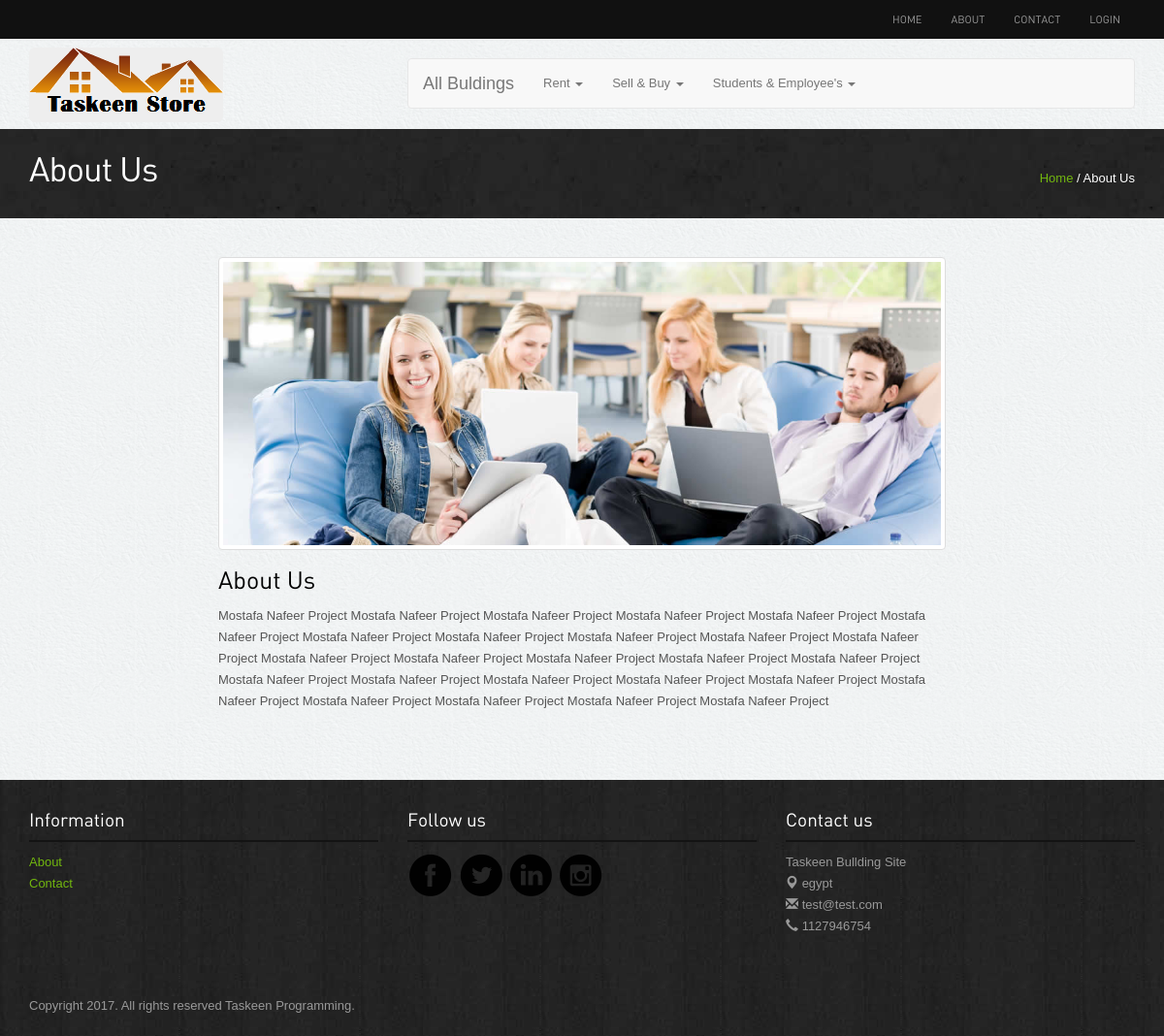
Page /about.php on the committed database.
### tables this page shows
CREATE TABLE `categouries` (
  `id` int(11) NOT NULL,
  `name` varchar(255) NOT NULL
);

CREATE TABLE `sitesetting` (
  `id` int(11) NOT NULL,
  `slug` varchar(50) NOT NULL,
  `nameSetting` varchar(50) NOT NULL,
  `value` text NOT NULL,
  `type` tinyint(4) NOT NULL,
  `created_at` timestamp NOT NULL DEFAULT '0000-00-00 00:00:00',
  `updated_at` timestamp NOT NULL DEFAULT '0000-00-00 00:00:00'
);

### init.php (called while the page is built)
<?php
    include "connect.php";
    include "includes/functions/functions.php";
    include "includes/templates/header.php";
?>

### includes/functions/functions.php (called while the page is built, shortened)
<?php
   function getAllFrom($field, $table, $where = null, $and = null, $orderField = 'id', $ordering = 'ASC', $limit = null)
   {
      global $conn;
      $stmt = $conn->prepare("SELECT $field FROM $table $where $and ORDER BY $orderField $ordering $limit");
      $stmt->execute();
      $all = $stmt->fetchAll();
      return $all;
   }
   function getSetting($settingName = 'siteName')
   {
      global $conn;
      $stmt = $conn->prepare("SELECT value FROM sitesetting WHERE nameSetting = '$settingName'");
      $stmt->execute();
      $all = $stmt->fetch();
      return $all[0];
   }
?>

### about.php (the view, shortened to what this page needs)
<?php include'init.php';?>
<div class="inside-banner">
	<div class="container">
		<span class="pull-right"><a href="#">Home</a> / About Us</span>
		<h2>About Us</h2>
	</div>
</div>
<div class="container">
	<div class="spacer">
		<div class="row">
			<div class="col-lg-8 col-lg-offset-2">
				<img alt="realestate" class="img-responsive thumbnail" src="images/about.jpg">
				<h3>About Us</h3>
				<p><?php echo getSetting('siteDesc');?></p>
			</div>
		</div>
	</div>
</div>
<?php include'includes/templates/footer.php';?>

### includes/templates/header.php (shortened to what this page needs)
<!DOCTYPE html>
<html lang="en">
<head>
    <link rel="stylesheet" href="assets/bootstrap/css/bootstrap.css" />
    <link rel="stylesheet" href="assets/owl-carousel/owl.carousel.css">
    <link rel="stylesheet" href="assets/owl-carousel/owl.theme.css">
    <link rel="stylesheet" type="text/css" href="assets/slitslider/css/style.css" />
    <link rel="stylesheet" type="text/css" href="assets/slitslider/css/custom.css" />
    <link rel="stylesheet" type="text/css" href="assets/css/sweetalert.css" />
    <link rel="stylesheet" href="assets/css/select2.min.css"/>
    <link rel="stylesheet" href="assets/css/reset.css"/>
    <link rel="stylesheet" href="assets/css/card.css"/>
    <link rel="stylesheet" href="assets/css/AdminLTE.min.css"/>
    <link rel="stylesheet" href="assets/css/styles.css"/>
</head>
<body>
    <div class="navbar-wrapper">
        <div class="navbar-inverse" role="navigation">
            <div class="container">
                <div class="navbar-collapse  collapse">
                    <ul class="nav navbar-nav navbar-right">
                        <li><a href="index.php">Home</a></li>
                        <li><a href="about.php">About</a></li>
                        <li><a href="contact.php">Contact</a></li>
                        <?php if (isset($_SESSION['user_mail'])): ?>
                           <li><a href="buldings.php">Add Free Bullding</a></li>
                           <li><a href="profile.php">profile</a></li>
                           <li><a href="logout.php">logout</a></li>
                        <?php else: ?>
                           <li><a href="#" data-target="#loginpop" data-toggle="modal">Login</a></li>
                        <?php endif; ?>
                    </ul>
                </div>
            </div>
        </div>
    </div>
    <div class="container">
        <div class="row">
            <div class="col-md-4">
              <img src="images/taskeen.png" alt="" class="img-rounded" style="margin-top: 9px;">
            </div>
            <div class="col-md-8">
                <nav class="navbar navbar-default" style="margin-top: 20px;">
                    <div class="container-fluid">
                        <div class="navbar-header">
                             <a class="navbar-brand" href="buysalerent.php">All Buldings</a>
                        </div>
                        <div class="collapse navbar-collapse" id="bs-example-navbar-collapse-1">
                            <ul class="nav navbar-nav">
                                <?php
                                $cats = getAllFrom('*', 'categouries', null, null, 'name', 'ASC', null);
                                foreach ($cats as $cat): ?>
                                    <li class="dropdown">
                                        <a href="#" class="dropdown-toggle" data-toggle="dropdown" role="button" aria-haspopup="true" aria-expanded="false"><?php echo $cat['name'] ?> <span class="caret"></span></a>
                                    </li>
                                <?php endforeach; ?>
                            </ul>
                        </div>
                    </div>
                </nav>
            </div>
        </div>
    </div>

### includes/templates/footer.php (shortened to what this page needs)
<div class="footer">
   <div class="container">
      <div class="row">
         <div class="col-lg-4 col-sm-3">
            <h4>Information</h4>
            <ul class="row">
               <li class="col-lg-12 col-sm-12 col-xs-3"><a href="about.php">About</a></li>
               <li class="col-lg-12 col-sm-12 col-xs-3"><a href="contact.php">Contact</a></li>
            </ul>
         </div>
            <div class="col-lg-4 col-sm-3">
               <h4>Follow us</h4>
               <a href="<?php echo getSetting('facebook');?>"><img src="images/facebook.png" alt="facebook"></a>
               <a href="<?php echo getSetting('twitter');?>"><img src="images/twitter.png" alt="twitter"></a>
               <a href="<?php echo getSetting('linkedin');?>"><img src="images/linkedin.png" alt="linkedin"></a>
               <a href="<?php echo getSetting('instgram');?>"><img src="images/instagram.png" alt="instagram"></a>
            </div>
            <div class="col-lg-4 col-sm-3">
               <h4>Contact us</h4>
               <p><b><?php echo getSetting();?></b><br>
                  <span class="glyphicon glyphicon-map-marker"></span> <?php echo getSetting('address');?> <br>
                  <span class="glyphicon glyphicon-envelope"></span> <?php echo getSetting('email');?><br>
                  <span class="glyphicon glyphicon-earphone"></span> <?php echo getSetting('sitePhone');?></p>
               </div>
            </div>
            <p class="copyright">Copyright 2017. All rights reserved <?php echo getSetting('copyright');?>.	</p>
         </div></div>
      </body>
      </html>

### assets/css/card.css (style rules this page uses)
*, *::after, *::before { -webkit-box-sizing: border-box; -moz-box-sizing: border-box; box-sizing: border-box; }
*::after, *::before { content: ''; }
body { font-size: 100%; font-family: "PT Sans", sans-serif; color: #3e585f; }
body::after { position: fixed; top: 0; left: 0; width: 100%; height: 100%; background: rgba(71, 55, 78, 0.8); visibility: hidden; opacity: 0; -webkit-transition: opacity .3s 0s, visibility 0s .3s; -moz-transition: opacity .3s 0s, visibility 0s .3s; transition: opacity .3s 0s, visibility 0s .3s; }
a { color: #f82f53; text-decoration: none; }
img { max-width: 100%; }
html, body { height: 100%; }

### assets/css/styles.css (style rules this page uses)
body { color:#555; font:normal 13px/22px Arial; background:url(../images/bgmain.png) #eee; }
h1,h2,h3,h4,h5 { font-weight:normal; font-family: din;margin: 0;padding: 0;color: #000 }
h2 { font-size: 35px; letter-spacing: -1px;margin-bottom: 20px; }
h3 { margin: 0 0 15px 0; font-size: 25px; }
h4 { margin: 10px 0; font-size: 19px; }
p { margin-bottom: 30px; }
a { color:#72b70f; text-decoration:none;outline: none; }
.spacer { margin-top: 40px;margin-bottom:40px; }
.thumbnail { background-color:#fff; }
.navbar-inverse { background-color: #111; }
.navbar-inverse .navbar-nav > li > a { font-size: 11px;padding-top: 10px;padding-bottom: 10px;font-family: din;text-transform: uppercase; }
.inside-banner { background:url(../images/bginside.jpg) #222;color: #fff; padding: 30px 0; }
.inside-banner h2 { margin: 0; color: #fff; }
.inside-banner span { margin-top: 10px; }
.footer { background:url(../images/bg.jpg) #222; padding: 20px 0; color: #999; }
.footer h4 { color: #fff;border-bottom: 2px solid #131313;margin-bottom: 10px;padding-bottom: 10px; }
.footer ul { list-style: none;padding: 0; }
.footer p.copyright { margin: 30px 0 0 0; }

### rows in the picture
categouries: name "Rent"
categouries: name "Sell & Buy"
categouries: name "Students & Employee's"
sitesetting: value "Mostafa Nafeer Project Mostafa Nafeer Project Mostafa Nafeer Project Mostafa Nafeer Project Mostafa Nafeer Project Mostafa Nafeer Project Mostafa Nafeer Project Mostafa Nafeer Project Mostafa Nafeer Project Mostafa Nafeer Project Mostafa Nafeer Project Mostafa Nafeer Project Mostafa Nafeer Project Mostafa Nafeer Project Mostafa Nafeer Project Mostafa Nafeer Project Mostafa Nafeer Project Mostafa Nafeer Project Mostafa Nafeer Project Mostafa Nafeer Project Mostafa Nafeer Project Mostafa Nafeer Project Mostafa Nafeer Project Mostafa Nafeer Project Mostafa Nafeer Project Mostafa Nafeer Project"
sitesetting: value "Taskeen Bullding Site"
sitesetting: value "egypt"
sitesetting: value "test@test.com"
sitesetting: value "1127946754"
sitesetting: value "Taskeen Programming"
